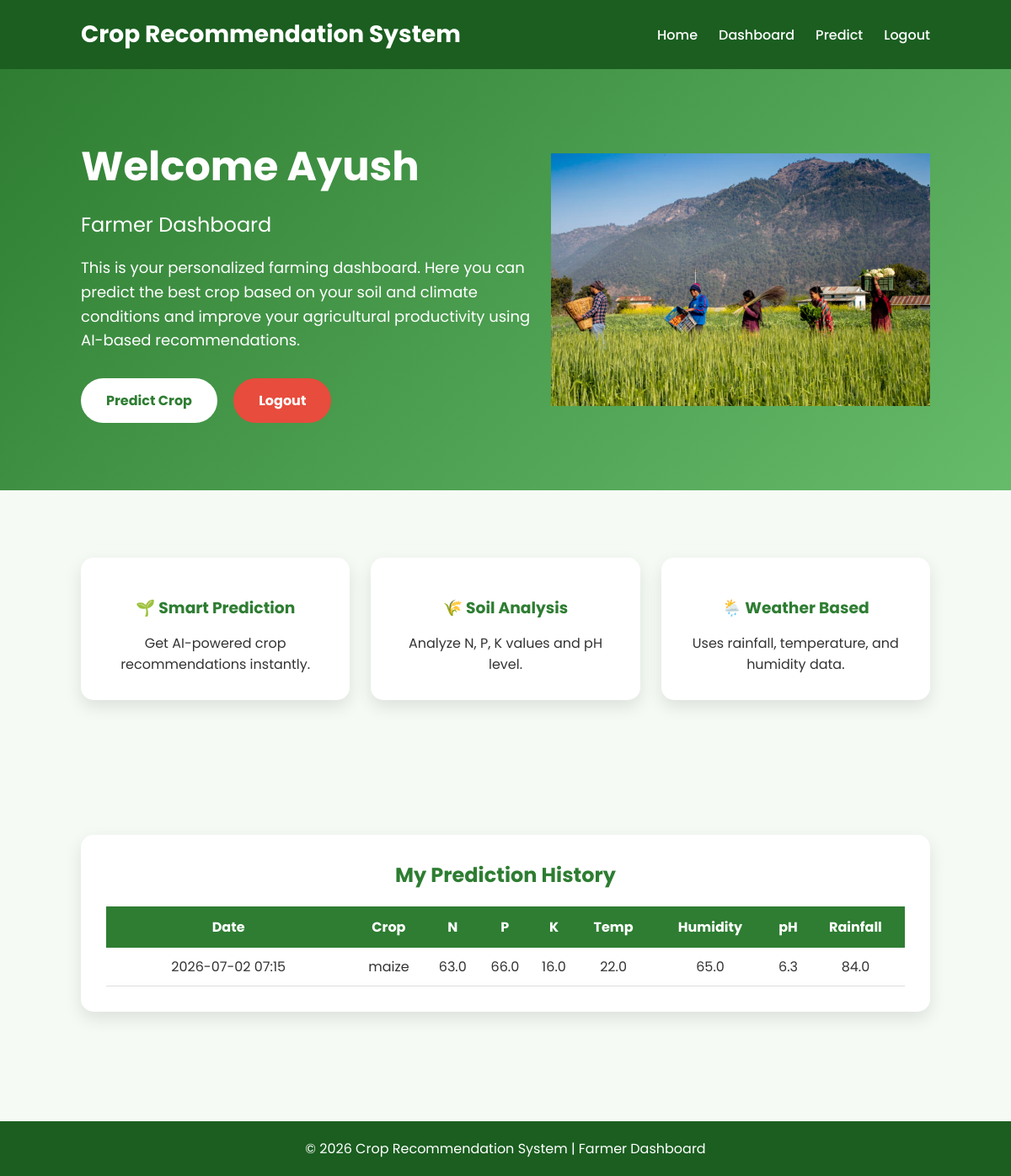
/farmer/dashboard (signed in), run on the app's committed database.
### models.py (models this page shows)
class Recommendation(db.Model):
    __tablename__ = "recommendations"
    id = db.Column(db.Integer, primary_key=True)
    farmer_id = db.Column(
        db.Integer,
        db.ForeignKey("users.id"),
        nullable=False
    )
    nitrogen = db.Column(db.Float, nullable=False)
    phosphorus = db.Column(db.Float, nullable=False)
    potassium = db.Column(db.Float, nullable=False)
    temperature = db.Column(db.Float, nullable=False)
    humidity = db.Column(db.Float, nullable=False)
    ph = db.Column(db.Float, nullable=False)
    rainfall = db.Column(db.Float, nullable=False)
    recommended_crop = db.Column(db.String(100), nullable=False)
    prediction_time = db.Column(
        db.DateTime,
        default=datetime.utcnow
    )

### app.py (the view)
@app.route("/farmer/dashboard")
def farmer_dashboard():
    if "user_id" not in session:
        return redirect(url_for("login"))
    if session["role"] != "farmer":
        return "Access Denied"
    predictions = Recommendation.query.filter_by(
        farmer_id=session["user_id"]
    ).order_by(
        Recommendation.prediction_time.desc()
    ).all()
    return render_template(
        "farmer_dashboard.html",
        username=session["username"],
        predictions=predictions
    )

### templates/farmer_dashboard.html (shortened to what this page needs)
<!DOCTYPE html>
<html lang="en">
<head>
<html>
<head>
</head>
<body>
<nav>
<div class="logo">Crop Recommendation System</div>
<ul>
<li><a href="/">Home</a></li>
{% if not session.get("user_id") %}
    <li><a href="/about">About</a></li>
    <li><a href="/login">Login</a></li>
    <li><a href="/predict-page">Predict</a></li>
{% else %}
    {% if session.get("role") == "admin" %}
        <li><a href="/admin/dashboard">Dashboard</a></li>
    {% else %}
        <li><a href="/farmer/dashboard">Dashboard</a></li>
    {% endif %}
    <li><a href="/predict-page">Predict</a></li>
    <li><a href="/logout">Logout</a></li>
{% endif %}
</ul>
</nav>
<section class="dashboard">
<div class="dashboard-text">
<h1>Welcome {{ username }}</h1>
<h2>Farmer Dashboard</h2>
<p>
This is your personalized farming dashboard. Here you can predict the best crop based on your soil and climate conditions and improve your agricultural productivity using AI-based recommendations.
</p>
<a href="/predict-page" class="btn">Predict Crop</a>
<a href="/logout" class="btn btn-danger">Logout</a>
</div>
<img src="{{ url_for('static', filename='images/farm.avif') }}" width="450px" alt="farm">
</section>
<section class="cards">
<div class="card">
<h3>🌱 Smart Prediction</h3>
<p>Get AI-powered crop recommendations instantly.</p>
</div>
<div class="card">
<h3>🌾 Soil Analysis</h3>
<p>Analyze N, P, K values and pH level.</p>
</div>
<div class="card">
<h3>🌦️ Weather Based</h3>
<p>Uses rainfall, temperature, and humidity data.</p>
</div>
</section>
<section class="cards">
<div class="card" style="grid-column:1/-1;">
<h2 style="color:#2e7d32;margin-bottom:20px;">
My Prediction History
</h2>
{% if predictions %}
<table style="width:100%;border-collapse:collapse;">
<tr style="background:#2e7d32;color:white;">
<th style="padding:12px;">Date</th>
<th>Crop</th>
<th>N</th>
<th>P</th>
<th>K</th>
<th>Temp</th>
<th>Humidity</th>
<th>pH</th>
<th>Rainfall</th>
</tr>
{% for prediction in predictions %}
<tr style="border-bottom:1px solid #ddd;">
<td style="padding:10px;">
{{ prediction.prediction_time.strftime('%Y-%m-%d %H:%M') }}
</td>
<td>{{ prediction.recommended_crop }}</td>
<td>{{ prediction.nitrogen }}</td>
<td>{{ prediction.phosphorus }}</td>
<td>{{ prediction.potassium }}</td>
<td>{{ prediction.temperature }}</td>
<td>{{ prediction.humidity }}</td>
<td>{{ prediction.ph }}</td>
<td>{{ prediction.rainfall }}</td>
</tr>
{% endfor %}
</table>
{% else %}
<p style="margin-top:20px;">
No prediction history found.
</p>
{% endif %}
</div>
</section>
<footer>
© 2026 Crop Recommendation System | Farmer Dashboard
</footer>
</body>
</html>

### templates/farmer_dashboard.html (style rules this page uses)
* { margin:0; padding:0; box-sizing:border-box; font-family:'Poppins',sans-serif; }
body { background:#f5faf5; color:#333; }
nav { display:flex; justify-content:space-between; align-items:center; padding:20px 8%; background:#1b5e20; color:white; position:sticky; top:0; }
.logo { font-size:28px; font-weight:bold; }
nav ul { display:flex; list-style:none; gap:25px; }
nav ul li a { color:white; text-decoration:none; font-weight:500; }
.dashboard { display:flex; justify-content:space-between; align-items:center; padding:80px 8%; background:linear-gradient(135deg,#2e7d32,#66bb6a); color:white; }
.dashboard-text { max-width:600px; }
.dashboard h1 { font-size:48px; margin-bottom:15px; }
.dashboard h2 { font-size:24px; margin-bottom:20px; font-weight:400; }
.dashboard p { font-size:18px; line-height:1.6; margin-bottom:30px; }
.btn { padding:14px 30px; background:white; color:#2e7d32; border-radius:30px; text-decoration:none; font-weight:bold; margin-right:15px; transition:0.3s; display:inline-block; }
.btn-danger { background:#e74c3c; color:white; }
.cards { display:grid; grid-template-columns:repeat(auto-fit,minmax(250px,1fr)); gap:25px; padding:80px 8%; text-align:center; }
.card { background:white; padding:30px; border-radius:15px; box-shadow:0 8px 20px rgba(0,0,0,0.1); transition:0.3s; }
.card h3 { color:#2e7d32; margin:15px 0; }
footer { background:#1b5e20; color:white; text-align:center; padding:20px; margin-top:50px; }

### data on the page
Recommendation: prediction_time "2026-07-02 07:15", recommended_crop "maize", nitrogen "63.0", phosphorus "66.0", potassium "16.0", temperature "22.0", humidity "65.0", ph "6.3", rainfall "84.0"

### other printed values
{{ username }} "Ayush"
